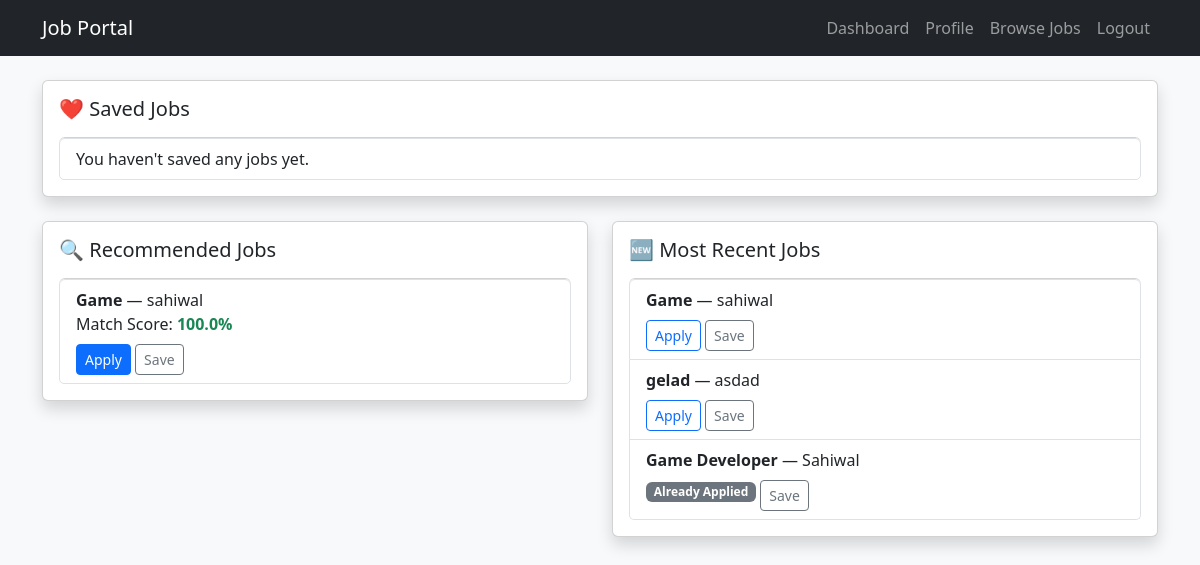
The app's page /seeker/dashboard/ (signed in), older data.
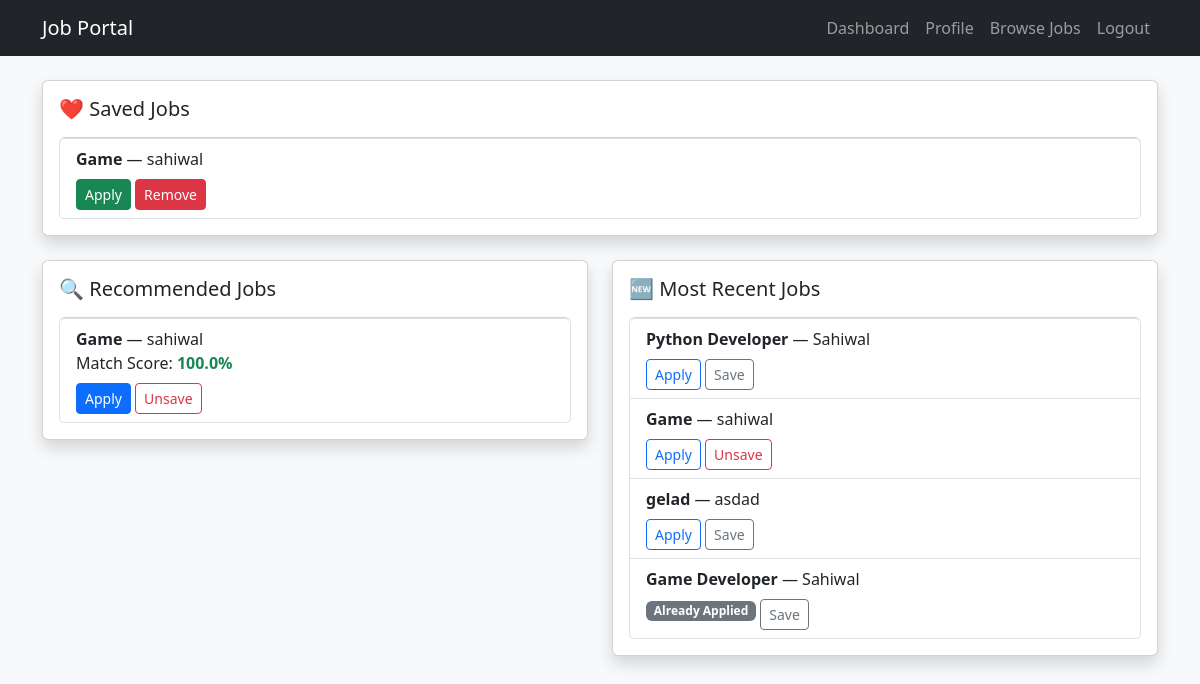
The same page, newer data.
### core/models.py (models this page shows)
class Job(models.Model):
    employer = models.ForeignKey(EmployerProfile, on_delete=models.CASCADE)
    title = models.CharField(max_length=150)
    description = models.TextField()
    skills_required = models.TextField()
    location = models.CharField(max_length=100)
    salary_min = models.IntegerField()
    salary_max = models.IntegerField()
    job_type = models.CharField(max_length=20, choices=[('full', 'Full-Time'), ('part', 'Part-Time'), ('remote', 'Remote'), ('intern', 'Internship')])
    created_at = models.DateTimeField(auto_now_add=True)
    expiry_date = models.DateField()
    is_active = models.BooleanField(default=True)

class SavedJob(models.Model):
    seeker = models.ForeignKey(JobSeekerProfile, on_delete=models.CASCADE)
    job = models.ForeignKey(Job, on_delete=models.CASCADE)
    saved_at = models.DateTimeField(auto_now_add=True)
    class Meta:
        unique_together = ('seeker', 'job')  # 🔐 Prevent duplicate saves

### core/views.py (the view)
# urls.py: path('seeker/dashboard/', seeker_dashboard, name='seeker-dashboard'),
@login_required
def seeker_dashboard(request):
    if request.user.role != 'seeker':
        return redirect('dashboard')
    seeker = request.user.jobseekerprofile
    seeker_skills = set(seeker.skills.values_list('name', flat=True))
    jobs = Job.objects.filter(is_active=True).order_by('-created_at')
    applied_ids = set(Application.objects.filter(seeker=seeker).values_list('job_id', flat=True))
    saved_jobs = SavedJob.objects.filter(seeker=seeker).select_related('job')
    saved_job_ids = set(saved_jobs.values_list('job__id', flat=True))  # ✅ prepare for template
    recommended = []
    for job in jobs:
        job_skills = set(map(str.strip, job.skills_required.lower().split(',')))
        matched = seeker_skills.intersection(job_skills)
        score = round((len(matched) / len(job_skills) * 100), 1) if job_skills else 0
        if score > 0:
            recommended.append((job, score))
    return render(request, 'core/seeker_dashboard.html', {
    'recommended_jobs': recommended[:5],
    'all_jobs': jobs[:5],
    'applied_ids': applied_ids,
    'saved_jobs': saved_jobs,
    'saved_job_ids': saved_job_ids,  # ✅ added
    })

### core/templates/core/seeker_dashboard.html (shortened to what this page needs)
{% extends 'base.html' %}
{% block content %}
<div class="card shadow p-3 mb-4">
  <h5>❤️ Saved Jobs</h5>
  <ul class="list-group mt-2">
    {% for item in saved_jobs %}
      <li class="list-group-item">
        <strong>{{ item.job.title }}</strong> — {{ item.job.location }}<br>
        <a href="{% url 'apply-job' item.job.id %}" class="btn btn-sm btn-success mt-2">Apply</a>
        <a href="{% url 'unsave-job' item.job.id %}" class="btn btn-sm btn-danger mt-2">Remove</a>
      </li>
    {% empty %}
      <li class="list-group-item">You haven't saved any jobs yet.</li>
    {% endfor %}
  </ul>
</div>
<div class="row">
  <div class="col-md-6">
    <div class="card p-3 shadow mb-4">
      <h5>🔍 Recommended Jobs</h5>
      <ul class="list-group mt-2">
        {% for job, score in recommended_jobs %}
        <li class="list-group-item">
          <strong>{{ job.title }}</strong> — {{ job.location }}<br>
          Match Score: <span class="text-success fw-bold">{{ score }}%</span><br>
          {% if job.id in applied_ids %}
            <span class="badge bg-secondary">Already Applied</span>
          {% else %}
            <a href="{% url 'apply-job' job.id %}" class="btn btn-sm btn-primary mt-2">Apply</a>
          {% endif %}
          {% if job.id in saved_job_ids %}
  <a href="{% url 'unsave-job' job.id %}" class="btn btn-sm btn-outline-danger mt-2">Unsave</a>
{% else %}
  <a href="{% url 'save-job' job.id %}" class="btn btn-sm btn-outline-secondary mt-2">Save</a>
{% endif %}
        </li>
        {% empty %}
          <li class="list-group-item">No recommended jobs found.</li>
        {% endfor %}
      </ul>
    </div>
  </div>
  <div class="col-md-6">
    <div class="card p-3 shadow mb-4">
      <h5>🆕 Most Recent Jobs</h5>
      <ul class="list-group mt-2">
        {% for job in all_jobs %}
        <li class="list-group-item">
          <strong>{{ job.title }}</strong> — {{ job.location }}<br>
          {% if job.id in applied_ids %}
            <span class="badge bg-secondary">Already Applied</span>
          {% else %}
            <a href="{% url 'apply-job' job.id %}" class="btn btn-sm btn-outline-primary mt-2">Apply</a>
          {% endif %}
          {% if job.id in saved_job_ids %}
  <a href="{% url 'unsave-job' job.id %}" class="btn btn-sm btn-outline-danger mt-2">Unsave</a>
{% else %}
  <a href="{% url 'save-job' job.id %}" class="btn btn-sm btn-outline-secondary mt-2">Save</a>
{% endif %}
        </li>
        {% empty %}
          <li class="list-group-item">No jobs posted yet.</li>
        {% endfor %}
      </ul>
    </div>
  </div>
</div>
{% endblock %}

### core/templates/base.html (shortened to what this page needs)
<!DOCTYPE html>
<html lang="en">
<head>
  <link href="https://cdn.jsdelivr.net/npm/bootstrap@5.3.0/dist/css/bootstrap.min.css" rel="stylesheet">
</head>
<body class="bg-light">
  <nav class="navbar navbar-expand-lg navbar-dark bg-dark">
    <div class="container">
      <a class="navbar-brand" href="/">Job Portal</a>
      <div class="collapse navbar-collapse">
        <ul class="navbar-nav ms-auto">
          {% if user.is_authenticated %}
            {% if user.role == 'seeker' %}
            <li class="nav-item"><a class="nav-link" href="{% url 'seeker-dashboard' %}">Dashboard</a></li>
              <li class="nav-item"><a class="nav-link" href="{% url 'seeker-profile' %}">Profile</a></li>
              <li class="nav-item"><a class="nav-link" href="{% url 'job-list' %}">Browse Jobs</a></li>
            {% endif %}
            <li class="nav-item"><a class="nav-link" href="{% url 'logout' %}">Logout</a></li>
          {% else %}
            <li class="nav-item"><a class="nav-link" href="{% url 'login' %}">Login</a></li>
            <li class="nav-item"><a class="nav-link" href="{% url 'register' %}">Register</a></li>
          {% endif %}
        </ul>
      </div>
    </div>
  </nav>
  <div class="container mt-4">
  {% block content %}{% endblock %}
  </div>
</body>
</html>

Row changes from the older to the newer data that the page shows:
added SavedJob: job "Game", job.location "sahiwal"
computed for Job "Game": text "Save Save" → "Unsave Unsave"
added Job: title "Python Developer", location "Sahiwal", shows "Apply", shows "Save", shown under "🆕 Most Recent Jobs"
Text that changed along with them:
text no longer shown: "You haven't saved any jobs yet."
